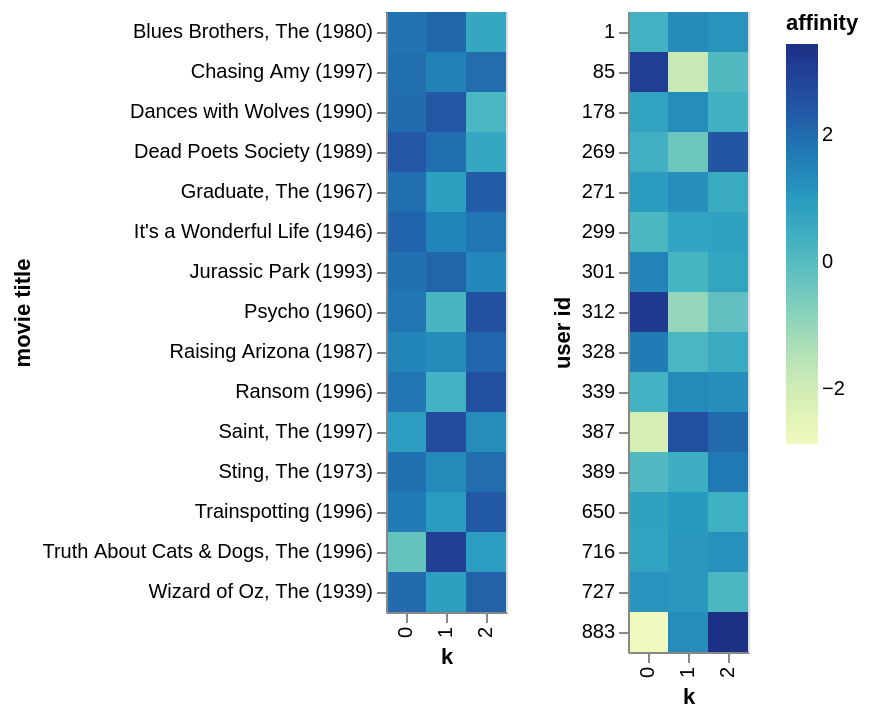

Source (notebook cell):
### Markdown cell above
## Comparing Users or Comparing Movies

* $K$-latent factors or unobserved characteristics
* $v_{mk}$: movie $m$ having characteristic $k$
* $u_{ik}$: user $i$'s affinity to characteristic $k$

$$ \hat r_{mi} = \sum_{k=1}^K v_{mk} u_{ik} = v_{m} u_{i}^T $$

## Matrix Factors: $V$ and $U$

Compare users in $U$ and movies in $V$:

* Users $i$ and $j$ pair: $\|u_i - u_j\|^2_2$
* Movies $m$ and $n$ pair: $\|v_m - v_n\|^2_2$

### Code cell
#| echo: false
V = pd.DataFrame(V, index=R.index, 
                 columns=pd.MultiIndex.from_product([['affinity'], range(0, K)], names=[None, 'k']))
U = pd.DataFrame(U, index=R.columns.get_level_values(level='user id'),
                 columns=pd.MultiIndex.from_product([['affinity'], range(0, K)], names=[None, 'k']))
alt.hconcat(
    alt.Chart(long(V)).mark_rect().encode(x='k:N', y='movie title:N', color='affinity:Q'),
    alt.Chart(long(U)).mark_rect().encode(x='k:N', y='user id:N', color='affinity:Q')
)

### Figure 1 — Vega-Lite specification as saved in the notebook (floating-point values rounded to 4 significant figures)
{"config": {"view": {"continuousWidth": 300, "continuousHeight": 300}}, "hconcat": [{"data": {"name": "data-799b3dbe09d82ec369b3332923e0f4d1"}, "mark": {"type": "rect"}, "encoding": {"color": {"field": "affinity", "type": "quantitative"}, "x": {"field": "k", "type": "nominal"}, "y": {"field": "movie title", "type": "nominal"}}}, {"data": {"name": "data-fec34566b7c4ca067edfb7cb2ced7745"}, "mark": {"type": "rect"}, "encoding": {"color": {"field": "affinity", "type": "quantitative"}, "x": {"field": "k", "type": "nominal"}, "y": {"field": "user id", "type": "nominal"}}}], "$schema": "https://vega.github.io/schema/vega-lite/v5.16.3.json", "datasets": {"data-799b3dbe09d82ec369b3332923e0f4d1": [{"movie id": 132, "movie title": "Wizard of Oz, The (1939)", "k": 0, "affinity": 2.007}, {"movie id": 132, "movie title": "Wizard of Oz, The (1939)", "k": 1, "affinity": 0.8864}, {"movie id": 132, "movie title": "Wizard of Oz, The (1939)", "k": 2, "affinity": 2.199}, {"movie id": 238, "movie title": "Raising Arizona (1987)", "k": 0, "affinity": 1.454}, {"movie id": 238, "movie title": "Raising Arizona (1987)", "k": 1, "affinity": 1.346}, {"movie id": 238, "movie title": "Raising Arizona (1987)", "k": 2, "affinity": 2.103}, {"movie id": 748, "movie title": "Saint, The (1997)", "k": 0, "affinity": 0.9378}, {"movie id": 748, "movie title": "Saint, The (1997)", "k": 1, "affinity": 2.719}, {"movie id": 748, "movie title": "Saint, The (1997)", "k": 2, "affinity": 1.315}, {"movie id": 196, "movie title": "Dead Poets Society (1989)", "k": 0, "affinity": 2.416}, {"movie id": 196, "movie title": "Dead Poets Society (1989)", "k": 1, "affinity": 1.932}, {"movie id": 196, "movie title": "Dead Poets Society (1989)", "k": 2, "affinity": 0.6578}, {"movie id": 197, "movie title": "Graduate, The (1967)", "k": 0, "affinity": 1.936}, {"movie id": 197, "movie title": "Graduate, The (1967)", "k": 1, "affinity": 0.8931}, {"movie id": 197, "movie title": "Graduate, The (1967)", "k": 2, "affinity": 2.335}, {"movie id": 185, "movie title": "Psycho (1960)", "k": 0, "affinity": 1.767}, {"movie id": 185, "movie title": "Psycho (1960)", "k": 1, "affinity": 0.2471}, {"movie id": 185, "movie title": "Psycho (1960)", "k": 2, "affinity": 2.577}, {"movie id": 194, "movie title": "Sting, The (1973)", "k": 0, "affinity": 1.898}, {"movie id": 194, "movie title": "Sting, The (1973)", "k": 1, "affinity": 1.353}, {"movie id": 194, "movie title": "Sting, The (1973)", "k": 2, "affinity": 1.97}, {"movie id": 742, "movie title": "Ransom (1996)", "k": 0, "affinity": 1.776}, {"movie id": 742, "movie title": "Ransom (1996)", "k": 1, "affinity": 0.3365}, {"movie id": 742, "movie title": "Ransom (1996)", "k": 2, "affinity": 2.595}, {"movie id": 82, "movie title": "Jurassic Park (1993)", "k": 0, "affinity": 1.895}, {"movie id": 82, "movie title": "Jurassic Park (1993)", "k": 1, "affinity": 2.127}, {"movie id": 82, "movie title": "Jurassic Park (1993)", "k": 2, "affinity": 1.373}, {"movie id": 97, "movie title": "Dances with Wolves (1990)", "k": 0, "affinity": 1.995}, {"movie id": 97, "movie title": "Dances with Wolves (1990)", "k": 1, "affinity": 2.445}, {"movie id": 97, "movie title": "Dances with Wolves (1990)", "k": 2, "affinity": 0.1997}, {"movie id": 475, "movie title": "Trainspotting (1996)", "k": 0, "affinity": 1.694}, {"movie id": 475, "movie title": "Trainspotting (1996)", "k": 1, "affinity": 0.9699}, {"movie id": 475, "movie title": "Trainspotting (1996)", "k": 2, "affinity": 2.399}, {"movie id": 268, "movie title": "Chasing Amy (1997)", "k": 0, "affinity": 1.937}, {"movie id": 268, "movie title": "Chasing Amy (1997)", "k": 1, "affinity": 1.537}, {"movie id": 268, "movie title": "Chasing Amy (1997)", "k": 2, "affinity": 1.971}, {"movie id": 186, "movie title": "Blues Brothers, The (1980)", "k": 0, "affinity": 1.837}, {"movie id": 186, "movie title": "Blues Brothers, The (1980)", "k": 1, "affinity": 2.095}, {"movie id": 186, "movie title": "Blues Brothers, The (1980)", "k": 2, "affinity": 0.6679}, {"movie id": 496, "movie title": "It's a Wonderful Life (1946)", "k": 0, "affinity": 2.142}, {"movie id": 496, "movie title": "It's a Wonderful Life (1946)", "k": 1, "affinity": 1.464}, {"movie id": 496, "movie title": "It's a Wonderful Life (1946)", "k": 2, "affinity": 1.807}, {"movie id": 111, "movie title": "Truth About Cats & Dogs, The (1996)", "k": 0, "affinity": -0.2846}, {"movie id": 111, "movie title": "Truth About Cats & Dogs, The (1996)", "k": 1, "affinity": 3.01}, {"movie id": 111, "movie title": "Truth About Cats & Dogs, The (1996)", "k": 2, "affinity": 0.9269}], "data-fec34566b7c4ca067edfb7cb2ced7745": [{"user id": 883, "k": 0, "affinity": -2.87}, {"user id": 883, "k": 1, "affinity": 1.327}, {"user id": 883, "k": 2, "affinity": 3.433}, {"user id": 716, "k": 0, "affinity": 0.7706}, {"user id": 716, "k": 1, "affinity": 1.039}, {"user id": 716, "k": 2, "affinity": 1.178}, {"user id": 387, "k": 0, "affinity": -2.088}, {"user id": 387, "k": 1, "affinity": 2.616}, {"user id": 387, "k": 2, "affinity": 2.015}, {"user id": 85, "k": 0, "affinity": 3.061}, {"user id": 85, "k": 1, "affinity": -1.839}, {"user id": 85, "k": 2, "affinity": 0.07461}, {"user id": 339, "k": 0, "affinity": 0.3408}, {"user id": 339, "k": 1, "affinity": 1.371}, {"user id": 339, "k": 2, "affinity": 1.252}, {"user id": 178, "k": 0, "affinity": 0.796}, {"user id": 178, "k": 1, "affinity": 1.289}, {"user id": 178, "k": 2, "affinity": 0.3758}, {"user id": 389, "k": 0, "affinity": 0.08476}, {"user id": 389, "k": 1, "affinity": 0.4746}, {"user id": 389, "k": 2, "affinity": 1.722}, {"user id": 271, "k": 0, "affinity": 0.9837}, {"user id": 271, "k": 1, "affinity": 1.247}, {"user id": 271, "k": 2, "affinity": 0.5696}, {"user id": 1, "k": 0, "affinity": 0.365}, {"user id": 1, "k": 1, "affinity": 1.344}, {"user id": 1, "k": 2, "affinity": 1.142}, {"user id": 650, "k": 0, "affinity": 0.7991}, {"user id": 650, "k": 1, "affinity": 1.023}, {"user id": 650, "k": 2, "affinity": 0.4369}, {"user id": 727, "k": 0, "affinity": 1.139}, {"user id": 727, "k": 1, "affinity": 1.048}, {"user id": 727, "k": 2, "affinity": 0.1824}, {"user id": 312, "k": 0, "affinity": 3.158}, {"user id": 312, "k": 1, "affinity": -0.9906}, {"user id": 312, "k": 2, "affinity": -0.1738}, {"user id": 269, "k": 0, "affinity": 0.4032}, {"user id": 269, "k": 1, "affinity": -0.3918}, {"user id": 269, "k": 2, "affinity": 2.475}, {"user id": 328, "k": 0, "affinity": 1.661}, {"user id": 328, "k": 1, "affinity": 0.2017}, {"user id": 328, "k": 2, "affinity": 0.5718}, {"user id": 299, "k": 0, "affinity": 0.1862}, {"user id": 299, "k": 1, "affinity": 0.7628}, {"user id": 299, "k": 2, "affinity": 0.8168}, {"user id": 301, "k": 0, "affinity": 1.519}, {"user id": 301, "k": 1, "affinity": 0.2604}, {"user id": 301, "k": 2, "affinity": 0.6998}]}}
